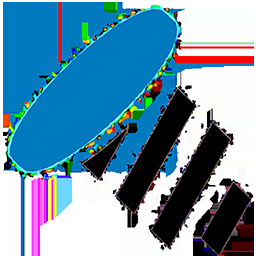
#> input picture data/ico.png, 256 x 256 px
$ python -i Img.py   (imports and definitions only)
#> lines starting #> are read from the running program, lines starting #| are printed output that depends on the picture; after the words box and inside, x2 and y2 are one past the last pixel; in counts of white or black regions, pixels touching at a corner belong together
#> further down, picture is the input picture: shape (256, 256, 3); mean B, G, R 173.3, 147.9, 107.5

import numpy as np
import cv2

# [46 lines left out: functions cmpHash, aHash, not called in this run]

def order_points(box):
    '''矩形框顺序排列
    :param box: numpy.array, shape=(4, 2)
    :return:
    '''
    center_x, center_y = np.mean(box[:, 0]), np.mean(box[:, 1])
    if np.any(box[:, 0] == center_x) and np.any(box[:, 1] == center_y):  # 有两点横坐标相等，有两点纵坐标相等，菱形
        p1 = box[np.where(box[:, 0] == np.min(box[:, 0]))]
        p2 = box[np.where(box[:, 1] == np.min(box[:, 1]))]
        p3 = box[np.where(box[:, 0] == np.max(box[:, 0]))]
        p4 = box[np.where(box[:, 1] == np.max(box[:, 1]))]
    elif np.any(box[:, 0] == center_x) and np.all(box[:, 1] != center_y):  # 只有两点横坐标相等，先上下再左右
        p12, p34 = box[np.where(box[:, 1] < center_y)], box[np.where(box[:, 1] > center_y)]
        p1, p2 = p12[np.where(p12[:, 0] == np.min(p12[:, 0]))], p12[np.where(p12[:, 0] == np.max(p12[:, 0]))]
        p3, p4 = p34[np.where(p34[:, 0] == np.max(p34[:, 0]))], p34[np.where(p34[:, 0] == np.min(p34[:, 0]))]
    else:  # 只有两点纵坐标相等，或者是没有相等的，先左右再上下
        p14, p23 = box[np.where(box[:, 0] < center_x)], box[np.where(box[:, 0] > center_x)]
        p1, p4 = p14[np.where(p14[:, 1] == np.min(p14[:, 1]))], p14[np.where(p14[:, 1] == np.max(p14[:, 1]))]
        p2, p3 = p23[np.where(p23[:, 1] == np.min(p23[:, 1]))], p23[np.where(p23[:, 1] == np.max(p23[:, 1]))]
    return np.array([p1, p2, p3, p4]).reshape(-1, 2)


def Intelligent_cut(img):
    '''
    寻找最小box旋转并裁剪
    :param img: 输入黑白图
    :return: 返回裁剪完成的图片
    '''
    img2 = cv2.cvtColor(img,cv2.COLOR_BGR2GRAY)
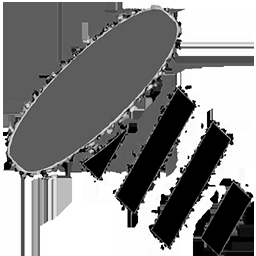
#> img2: shape (256, 256); min 0, max 255, mean 138.7
    ret, img2 = cv2.threshold(img2, 127, 255, cv2.THRESH_BINARY_INV)
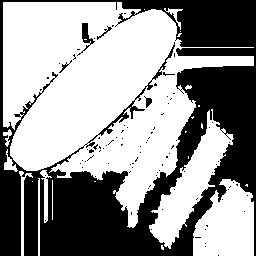
#> img2: shape (256, 256); 58.6% white; 92 black regions (87 under 20 px)
    contours1, heriachy = cv2.findContours(img2, cv2.RETR_EXTERNAL, cv2.CHAIN_APPROX_NONE)
#> contours1 = 23 contours, 14 with area under 20; largest, box (x1, y1, x2, y2) and area: (3, 2, 254, 228) 30437, (149, 109, 234, 249) 3540, (193, 179, 254, 256) 3436, (19, 171, 33, 256) 186, (40, 170, 52, 223) 166; heriachy = 23 rows, first 6: [1, -1, -1, -1], [2, 0, -1, -1], [3, 1, -1, -1], [4, 2, -1, -1], [5, 3, -1, -1], [6, 4, -1, -1]
    listnp1 = []
    for i in contours1:
        if cv2.contourArea(np.array(i)) > 3:
            listnp1 += list(i)
#> this loop made 23 passes
#> i on passes 3, 4, 10, 12, 17, 20, 21: [[94, 181], [95, 181]], [[32, 181]], [[188, 156], [188, 157], [188, 158], [188, 157]], [[185, 131], [185, 132], [186, 131]], [[198, 105], [198, 106], [199, 106], [199, 105]], [[180, 31]], [[144, 9]]
#> after the loop, listnp1 = 2761 items, first 6: [[161, 245]], [[161, 246]], [[161, 247]], [[161, 248]], [[162, 249]], [[163, 249]]
    cnt1 = np.array(listnp1)
#> cnt1 = contour of 2761 points, box (x1, y1, x2, y2) (3, 2, 254, 256), area 54504
    rec1 = cv2.minAreaRect(cnt1)  # 最小外接矩形
#> rec1 = ((128, 128.5), (253, 250), -90)
    box1 = np.int0(cv2.boxPoints(rec1))  # 矩形的四个角点并取整
#> box1 = [[253, 255], [3, 255], [3, 2], [253, 2]]
    box1=order_points(box1)
#> in order_points, `center_x, center_y = np.mean(box[:, 0]), np.mean(box[:, 1])`: center_x = 128; center_y = 128.5
#> in order_points, `p14, p23 = box[np.where(box[:, 0] < center_x)], box[np.where(box[:, 0]..`: p14 = [[3, 255], [3, 2]]; p23 = [[253, 255], [253, 2]]
#> in order_points, `p1, p4 = p14[np.where(p14[:, 1] == np.min(p14[:, 1]))], p14[np.where(p..`: p1 = [[3, 2]]; p4 = [[3, 255]]
#> in order_points, `p2, p3 = p23[np.where(p23[:, 1] == np.min(p23[:, 1]))], p23[np.where(p..`: p2 = [[253, 2]]; p3 = [[253, 255]]
#> box1 = [[3, 2], [253, 2], [253, 255], [3, 255]]
    width, height = cv2.minAreaRect(box1)[1]  # 输出的图片大小
#> width = 253; height = 250
    if width < height:
        width, height = height,width
    theta = cv2.minAreaRect(box1)[2]
#> theta = -90
    angle = 0
    if abs(theta) <= 45:
        angle = theta
    else:
        if theta>0:
            angle = 90 - theta
        else:
            angle = 90 + theta
#> angle = 0
    if angle != 0:
        h, w = img2.shape
        M = cv2.getRotationMatrix2D(tuple(box1[0]), angle, 1.0)
        try:
            outimg = cv2.warpAffine(img, M, (w, h), flags=cv2.INTER_CUBIC,borderMode=cv2.BORDER_REPLICATE)
        except:
            outimg = img
    else:
        outimg =img
    x = round(box1[0][1])
#> x = 2
    y = round(box1[0][0])
#> y = 3
    outimg = outimg[x:x + round(height), y:y + round(width)]
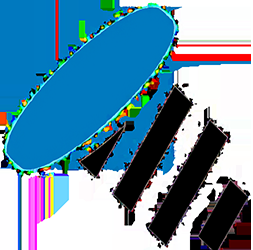
#> outimg: shape (250, 253, 3); mean B, G, R 171.3, 145.1, 103.2
    return outimg


# [32 lines left out: function cut, not called in this run]

>>> import cv2
>>> picture = cv2.imread('data/ico.png')
>>> result = Intelligent_cut(picture)
